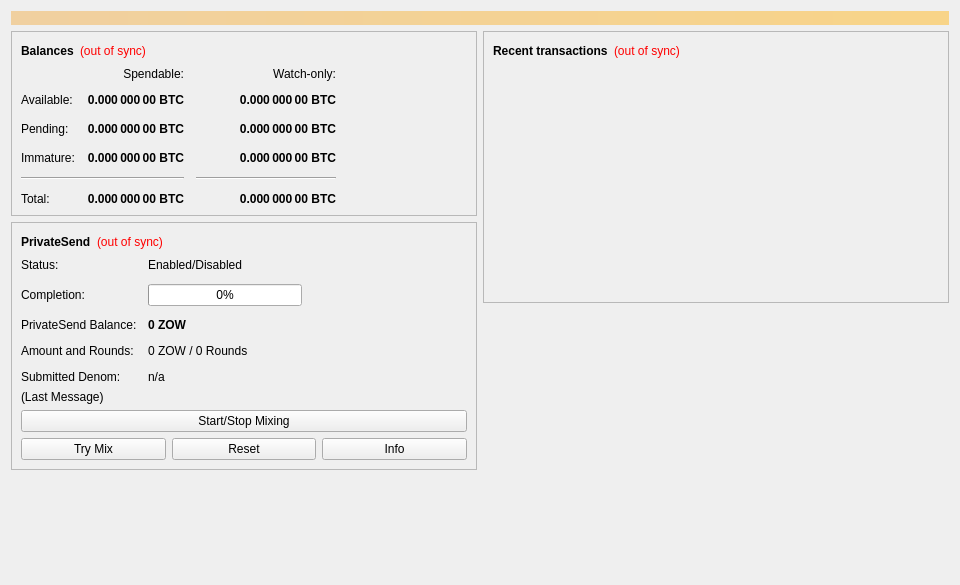
<?xml version="1.0" encoding="UTF-8"?>
<ui version="4.0">
 <class>OverviewPage</class>
 <widget class="QWidget" name="OverviewPage">
  <property name="geometry">
   <rect>
    <x>0</x>
    <y>0</y>
    <width>960</width>
    <height>585</height>
   </rect>
  </property>
  <property name="minimumSize">
   <size>
    <width>960</width>
    <height>0</height>
   </size>
  </property>
  <property name="windowTitle">
   <string>Form</string>
  </property>
  <layout class="QVBoxLayout" name="topLayout">
   <item>
    <widget class="QLabel" name="labelAlerts">
     <property name="visible">
      <bool>false</bool>
     </property>
     <property name="styleSheet">
      <string notr="true">QLabel { background-color: qlineargradient(x1: 0, y1: 0, x2: 1, y2: 0, stop:0 #F0D0A0, stop:1 #F8D488); color:#000000; }</string>
     </property>
     <property name="wordWrap">
      <bool>true</bool>
     </property>
     <property name="margin">
      <number>3</number>
     </property>
     <property name="textInteractionFlags">
      <set>Qt::TextSelectableByMouse</set>
     </property>
    </widget>
   </item>
   <item>
    <layout class="QHBoxLayout" name="horizontalLayout" stretch="1,1">
     <item>
      <layout class="QVBoxLayout" name="verticalLayout_2">
       <item>
        <widget class="QFrame" name="frame">
         <property name="frameShape">
          <enum>QFrame::StyledPanel</enum>
         </property>
         <property name="frameShadow">
          <enum>QFrame::Raised</enum>
         </property>
         <layout class="QVBoxLayout" name="verticalLayout_4">
          <item>
           <layout class="QHBoxLayout" name="horizontalLayout_4">
            <item>
             <widget class="QLabel" name="label_5">
              <property name="font">
               <font>
                <weight>75</weight>
                <bold>true</bold>
               </font>
              </property>
              <property name="text">
               <string>Balances</string>
              </property>
             </widget>
            </item>
            <item>
             <widget class="QLabel" name="labelWalletStatus">
              <property name="toolTip">
               <string>The displayed information may be out of date. Your wallet automatically synchronizes with the ZOOW network after a connection is established, but this process has not completed yet.</string>
              </property>
              <property name="styleSheet">
               <string notr="true">QLabel { color: red; }</string>
              </property>
              <property name="text">
               <string notr="true">(out of sync)</string>
              </property>
              <property name="alignment">
               <set>Qt::AlignLeading|Qt::AlignLeft|Qt::AlignVCenter</set>
              </property>
             </widget>
            </item>
            <item>
             <spacer name="horizontalSpacer_3">
              <property name="orientation">
               <enum>Qt::Horizontal</enum>
              </property>
              <property name="sizeHint" stdset="0">
               <size>
                <width>40</width>
                <height>20</height>
               </size>
              </property>
             </spacer>
            </item>
           </layout>
          </item>
          <item>
           <layout class="QGridLayout" name="gridLayout">
            <property name="spacing">
             <number>12</number>
            </property>
            <item row="2" column="2">
             <widget class="QLabel" name="labelWatchPending">
              <property name="font">
               <font>
                <weight>75</weight>
                <bold>true</bold>
               </font>
              </property>
              <property name="cursor">
               <cursorShape>IBeamCursor</cursorShape>
              </property>
              <property name="toolTip">
               <string>Unconfirmed transactions to watch-only addresses</string>
              </property>
              <property name="text">
               <string notr="true">0.000 000 00 BTC</string>
              </property>
              <property name="alignment">
               <set>Qt::AlignRight|Qt::AlignTrailing|Qt::AlignVCenter</set>
              </property>
              <property name="textInteractionFlags">
               <set>Qt::LinksAccessibleByMouse|Qt::TextSelectableByKeyboard|Qt::TextSelectableByMouse</set>
              </property>
             </widget>
            </item>
            <item row="2" column="1">
             <widget class="QLabel" name="labelUnconfirmed">
              <property name="font">
               <font>
                <weight>75</weight>
                <bold>true</bold>
               </font>
              </property>
              <property name="cursor">
               <cursorShape>IBeamCursor</cursorShape>
              </property>
              <property name="toolTip">
               <string>Total of transactions that have yet to be confirmed, and do not yet count toward the spendable balance</string>
              </property>
              <property name="text">
               <string notr="true">0.000 000 00 BTC</string>
              </property>
              <property name="alignment">
               <set>Qt::AlignRight|Qt::AlignTrailing|Qt::AlignVCenter</set>
              </property>
              <property name="textInteractionFlags">
               <set>Qt::LinksAccessibleByMouse|Qt::TextSelectableByKeyboard|Qt::TextSelectableByMouse</set>
              </property>
             </widget>
            </item>
            <item row="3" column="2">
             <widget class="QLabel" name="labelWatchImmature">
              <property name="font">
               <font>
                <weight>75</weight>
                <bold>true</bold>
               </font>
              </property>
              <property name="cursor">
               <cursorShape>IBeamCursor</cursorShape>
              </property>
              <property name="toolTip">
               <string>Mined balance in watch-only addresses that has not yet matured</string>
              </property>
              <property name="text">
               <string notr="true">0.000 000 00 BTC</string>
              </property>
              <property name="alignment">
               <set>Qt::AlignRight|Qt::AlignTrailing|Qt::AlignVCenter</set>
              </property>
              <property name="textInteractionFlags">
               <set>Qt::LinksAccessibleByMouse|Qt::TextSelectableByKeyboard|Qt::TextSelectableByMouse</set>
              </property>
             </widget>
            </item>
            <item row="4" column="0" colspan="2">
             <widget class="Line" name="lineSpendableBalance">
              <property name="orientation">
               <enum>Qt::Horizontal</enum>
              </property>
             </widget>
            </item>
            <item row="4" column="2">
             <widget class="Line" name="lineWatchBalance">
              <property name="sizePolicy">
               <sizepolicy hsizetype="Preferred" vsizetype="Fixed">
                <horstretch>0</horstretch>
                <verstretch>0</verstretch>
               </sizepolicy>
              </property>
              <property name="minimumSize">
               <size>
                <width>140</width>
                <height>0</height>
               </size>
              </property>
              <property name="orientation">
               <enum>Qt::Horizontal</enum>
              </property>
             </widget>
            </item>
            <item row="5" column="0">
             <widget class="QLabel" name="labelTotalText">
              <property name="text">
               <string>Total:</string>
              </property>
             </widget>
            </item>
            <item row="3" column="1">
             <widget class="QLabel" name="labelImmature">
              <property name="font">
               <font>
                <weight>75</weight>
                <bold>true</bold>
               </font>
              </property>
              <property name="cursor">
               <cursorShape>IBeamCursor</cursorShape>
              </property>
              <property name="toolTip">
               <string>Mined balance that has not yet matured</string>
              </property>
              <property name="text">
               <string notr="true">0.000 000 00 BTC</string>
              </property>
              <property name="alignment">
               <set>Qt::AlignRight|Qt::AlignTrailing|Qt::AlignVCenter</set>
              </property>
              <property name="textInteractionFlags">
               <set>Qt::LinksAccessibleByMouse|Qt::TextSelectableByKeyboard|Qt::TextSelectableByMouse</set>
              </property>
             </widget>
            </item>
            <item row="2" column="3">
             <spacer name="horizontalSpacer_2">
              <property name="orientation">
               <enum>Qt::Horizontal</enum>
              </property>
              <property name="sizeHint" stdset="0">
               <size>
                <width>40</width>
                <height>20</height>
               </size>
              </property>
             </spacer>
            </item>
            <item row="3" column="0">
             <widget class="QLabel" name="labelImmatureText">
              <property name="text">
               <string>Immature:</string>
              </property>
             </widget>
            </item>
            <item row="5" column="1">
             <widget class="QLabel" name="labelTotal">
              <property name="font">
               <font>
                <weight>75</weight>
                <bold>true</bold>
               </font>
              </property>
              <property name="cursor">
               <cursorShape>IBeamCursor</cursorShape>
              </property>
              <property name="toolTip">
               <string>Your current total balance</string>
              </property>
              <property name="text">
               <string notr="true">0.000 000 00 BTC</string>
              </property>
              <property name="alignment">
               <set>Qt::AlignRight|Qt::AlignTrailing|Qt::AlignVCenter</set>
              </property>
              <property name="textInteractionFlags">
               <set>Qt::LinksAccessibleByMouse|Qt::TextSelectableByKeyboard|Qt::TextSelectableByMouse</set>
              </property>
             </widget>
            </item>
            <item row="5" column="2">
             <widget class="QLabel" name="labelWatchTotal">
              <property name="font">
               <font>
                <weight>75</weight>
                <bold>true</bold>
               </font>
              </property>
              <property name="cursor">
               <cursorShape>IBeamCursor</cursorShape>
              </property>
              <property name="toolTip">
               <string>Current total balance in watch-only addresses</string>
              </property>
              <property name="text">
               <string notr="true">0.000 000 00 BTC</string>
              </property>
              <property name="alignment">
               <set>Qt::AlignRight|Qt::AlignTrailing|Qt::AlignVCenter</set>
              </property>
              <property name="textInteractionFlags">
               <set>Qt::LinksAccessibleByMouse|Qt::TextSelectableByKeyboard|Qt::TextSelectableByMouse</set>
              </property>
             </widget>
            </item>
            <item row="0" column="2">
             <widget class="QLabel" name="labelWatchonly">
              <property name="text">
               <string>Watch-only:</string>
              </property>
              <property name="alignment">
               <set>Qt::AlignRight|Qt::AlignTrailing|Qt::AlignVCenter</set>
              </property>
             </widget>
            </item>
            <item row="1" column="0">
             <widget class="QLabel" name="labelBalanceText">
              <property name="text">
               <string>Available:</string>
              </property>
             </widget>
            </item>
            <item row="1" column="1">
             <widget class="QLabel" name="labelBalance">
              <property name="font">
               <font>
                <weight>75</weight>
                <bold>true</bold>
               </font>
              </property>
              <property name="cursor">
               <cursorShape>IBeamCursor</cursorShape>
              </property>
              <property name="toolTip">
               <string>Your current spendable balance</string>
              </property>
              <property name="text">
               <string notr="true">0.000 000 00 BTC</string>
              </property>
              <property name="alignment">
               <set>Qt::AlignRight|Qt::AlignTrailing|Qt::AlignVCenter</set>
              </property>
              <property name="textInteractionFlags">
               <set>Qt::LinksAccessibleByMouse|Qt::TextSelectableByKeyboard|Qt::TextSelectableByMouse</set>
              </property>
             </widget>
            </item>
            <item row="1" column="2">
             <widget class="QLabel" name="labelWatchAvailable">
              <property name="font">
               <font>
                <weight>75</weight>
                <bold>true</bold>
               </font>
              </property>
              <property name="cursor">
               <cursorShape>IBeamCursor</cursorShape>
              </property>
              <property name="toolTip">
               <string>Your current balance in watch-only addresses</string>
              </property>
              <property name="text">
               <string notr="true">0.000 000 00 BTC</string>
              </property>
              <property name="alignment">
               <set>Qt::AlignRight|Qt::AlignTrailing|Qt::AlignVCenter</set>
              </property>
              <property name="textInteractionFlags">
               <set>Qt::LinksAccessibleByMouse|Qt::TextSelectableByKeyboard|Qt::TextSelectableByMouse</set>
              </property>
             </widget>
            </item>
            <item row="2" column="0">
             <widget class="QLabel" name="labelPendingText">
              <property name="text">
               <string>Pending:</string>
              </property>
             </widget>
            </item>
            <item row="0" column="1">
             <widget class="QLabel" name="labelSpendable">
              <property name="text">
               <string>Spendable:</string>
              </property>
              <property name="alignment">
               <set>Qt::AlignRight|Qt::AlignTrailing|Qt::AlignVCenter</set>
              </property>
             </widget>
            </item>
           </layout>
          </item>
         </layout>
        </widget>
       </item>
       <item>
        <widget class="QFrame" name="framePrivateSend">
         <property name="layoutDirection">
          <enum>Qt::LeftToRight</enum>
         </property>
         <property name="frameShape">
          <enum>QFrame::StyledPanel</enum>
         </property>
         <property name="frameShadow">
          <enum>QFrame::Raised</enum>
         </property>
         <layout class="QVBoxLayout" name="VerticalLayout_PS1">
          <item>
           <layout class="QHBoxLayout" name="horizontalLayout_5">
            <item>
             <widget class="QLabel" name="labelPrivateSendHeader">
              <property name="font">
               <font>
                <weight>75</weight>
                <bold>true</bold>
               </font>
              </property>
              <property name="text">
               <string>PrivateSend</string>
              </property>
             </widget>
            </item>
            <item>
             <widget class="QLabel" name="labelPrivateSendSyncStatus">
              <property name="toolTip">
               <string>The displayed information may be out of date. Your wallet automatically synchronizes with the ZOOW network after a connection is established, but this process has not completed yet.</string>
              </property>
              <property name="styleSheet">
               <string notr="true">QLabel { color: red; }</string>
              </property>
              <property name="text">
               <string notr="true">(out of sync)</string>
              </property>
              <property name="alignment">
               <set>Qt::AlignLeading|Qt::AlignLeft|Qt::AlignVCenter</set>
              </property>
             </widget>
            </item>
            <item>
             <spacer name="horizontalSpacer_4">
              <property name="orientation">
               <enum>Qt::Horizontal</enum>
              </property>
              <property name="sizeHint" stdset="0">
               <size>
                <width>40</width>
                <height>20</height>
               </size>
              </property>
             </spacer>
            </item>
           </layout>
          </item>
          <item>
           <layout class="QFormLayout" name="privateSendFormLayout">
            <property name="fieldGrowthPolicy">
             <enum>QFormLayout::AllNonFixedFieldsGrow</enum>
            </property>
            <property name="horizontalSpacing">
             <number>11</number>
            </property>
            <property name="verticalSpacing">
             <number>12</number>
            </property>
            <item row="0" column="0">
             <widget class="QLabel" name="labelPrivateSendEnabledText">
              <property name="text">
               <string>Status:</string>
              </property>
             </widget>
            </item>
            <item row="0" column="1">
             <widget class="QLabel" name="labelPrivateSendEnabled">
              <property name="text">
               <string>Enabled/Disabled</string>
              </property>
             </widget>
            </item>
            <item row="1" column="0">
             <widget class="QLabel" name="labelCompletitionText">
              <property name="text">
               <string>Completion:</string>
              </property>
             </widget>
            </item>
            <item row="1" column="1">
             <widget class="QProgressBar" name="privateSendProgress">
              <property name="maximumSize">
               <size>
                <width>154</width>
                <height>16777215</height>
               </size>
              </property>
              <property name="value">
               <number>0</number>
              </property>
             </widget>
            </item>
            <item row="2" column="0">
             <widget class="QLabel" name="labelAnonymizedText">
              <property name="text">
               <string>PrivateSend Balance:</string>
              </property>
             </widget>
            </item>
            <item row="2" column="1">
             <widget class="QLabel" name="labelAnonymized">
              <property name="font">
               <font>
                <weight>75</weight>
                <bold>true</bold>
               </font>
              </property>
              <property name="text">
               <string notr="true">0 ZOW</string>
              </property>
             </widget>
            </item>
            <item row="3" column="0">
             <widget class="QLabel" name="labelAmountAndRoundsText">
              <property name="text">
               <string>Amount and Rounds:</string>
              </property>
             </widget>
            </item>
            <item row="3" column="1">
             <widget class="QLabel" name="labelAmountRounds">
              <property name="text">
               <string>0 ZOW / 0 Rounds</string>
              </property>
             </widget>
            </item>
            <item row="4" column="0">
             <widget class="QLabel" name="labelSubmittedDenomText">
              <property name="text">
               <string>Submitted Denom:</string>
              </property>
             </widget>
            </item>
            <item row="4" column="1">
             <widget class="QLabel" name="labelSubmittedDenom">
              <property name="toolTip">
               <string>The denominations you submitted to the Masternode.&lt;br&gt;To mix, other users must submit the exact same denominations.</string>
              </property>
              <property name="text">
               <string>n/a</string>
              </property>
             </widget>
            </item>
           </layout>
          </item>
          <item>
           <layout class="QVBoxLayout" name="VerticalLayout_PS">
            <item>
             <widget class="QLabel" name="labelPrivateSendLastMessage">
              <property name="text">
               <string>(Last Message)</string>
              </property>
              <property name="alignment">
               <set>Qt::AlignLeading|Qt::AlignLeft|Qt::AlignTop</set>
              </property>
              <property name="wordWrap">
               <bool>true</bool>
              </property>
             </widget>
            </item>
            <item>
             <widget class="QPushButton" name="togglePrivateSend">
              <property name="sizePolicy">
               <sizepolicy hsizetype="MinimumExpanding" vsizetype="Fixed">
                <horstretch>0</horstretch>
                <verstretch>0</verstretch>
               </sizepolicy>
              </property>
              <property name="text">
               <string>Start/Stop Mixing</string>
              </property>
             </widget>
            </item>
            <item>
             <layout class="QHBoxLayout" name="horizontalLayout_debugbuttons">
              <item>
               <widget class="QPushButton" name="privateSendAuto">
                <property name="sizePolicy">
                 <sizepolicy hsizetype="MinimumExpanding" vsizetype="Fixed">
                  <horstretch>0</horstretch>
                  <verstretch>0</verstretch>
                 </sizepolicy>
                </property>
                <property name="toolTip">
                 <string>Try to manually submit a PrivateSend request.</string>
                </property>
                <property name="text">
                 <string>Try Mix</string>
                </property>
               </widget>
              </item>
              <item>
               <widget class="QPushButton" name="privateSendReset">
                <property name="sizePolicy">
                 <sizepolicy hsizetype="MinimumExpanding" vsizetype="Fixed">
                  <horstretch>0</horstretch>
                  <verstretch>0</verstretch>
                 </sizepolicy>
                </property>
                <property name="toolTip">
                 <string>Reset the current status of PrivateSend (can interrupt PrivateSend if it's in the process of Mixing, which can cost you money!)</string>
                </property>
                <property name="autoFillBackground">
                 <bool>false</bool>
                </property>
                <property name="text">
                 <string>Reset</string>
                </property>
               </widget>
              </item>
              <item>
               <widget class="QPushButton" name="privateSendInfo">
                <property name="sizePolicy">
                 <sizepolicy hsizetype="MinimumExpanding" vsizetype="Fixed">
                  <horstretch>0</horstretch>
                  <verstretch>0</verstretch>
                 </sizepolicy>
                </property>
                <property name="toolTip">
                 <string>Information about PrivateSend and Mixing</string>
                </property>
                <property name="text">
                 <string>Info</string>
                </property>
               </widget>
              </item>
             </layout>
            </item>
           </layout>
          </item>
         </layout>
        </widget>
       </item>
       <item>
        <spacer name="verticalSpacer">
         <property name="orientation">
          <enum>Qt::Vertical</enum>
         </property>
         <property name="sizeHint" stdset="0">
          <size>
           <width>20</width>
           <height>40</height>
          </size>
         </property>
        </spacer>
       </item>
      </layout>
     </item>
     <item>
      <layout class="QVBoxLayout" name="verticalLayout_3">
       <item>
        <widget class="QFrame" name="frame_2">
         <property name="frameShape">
          <enum>QFrame::StyledPanel</enum>
         </property>
         <property name="frameShadow">
          <enum>QFrame::Raised</enum>
         </property>
         <layout class="QVBoxLayout" name="verticalLayout">
          <item>
           <layout class="QHBoxLayout" name="horizontalLayout_2">
            <item>
             <widget class="QLabel" name="label_4">
              <property name="font">
               <font>
                <weight>75</weight>
                <bold>true</bold>
               </font>
              </property>
              <property name="text">
               <string>Recent transactions</string>
              </property>
             </widget>
            </item>
            <item>
             <widget class="QLabel" name="labelTransactionsStatus">
              <property name="toolTip">
               <string>The displayed information may be out of date. Your wallet automatically synchronizes with the ZOOW network after a connection is established, but this process has not completed yet.</string>
              </property>
              <property name="styleSheet">
               <string notr="true">QLabel { color: red; }</string>
              </property>
              <property name="text">
               <string notr="true">(out of sync)</string>
              </property>
              <property name="alignment">
               <set>Qt::AlignLeading|Qt::AlignLeft|Qt::AlignVCenter</set>
              </property>
             </widget>
            </item>
            <item>
             <spacer name="horizontalSpacer">
              <property name="orientation">
               <enum>Qt::Horizontal</enum>
              </property>
              <property name="sizeHint" stdset="0">
               <size>
                <width>40</width>
                <height>20</height>
               </size>
              </property>
             </spacer>
            </item>
           </layout>
          </item>
          <item>
           <widget class="QListView" name="listTransactions">
            <property name="styleSheet">
             <string notr="true">QListView { background: transparent; }</string>
            </property>
            <property name="frameShape">
             <enum>QFrame::NoFrame</enum>
            </property>
            <property name="verticalScrollBarPolicy">
             <enum>Qt::ScrollBarAlwaysOff</enum>
            </property>
            <property name="horizontalScrollBarPolicy">
             <enum>Qt::ScrollBarAlwaysOff</enum>
            </property>
            <property name="selectionMode">
             <enum>QAbstractItemView::NoSelection</enum>
            </property>
           </widget>
          </item>
         </layout>
        </widget>
       </item>
       <item>
        <spacer name="verticalSpacer_2">
         <property name="orientation">
          <enum>Qt::Vertical</enum>
         </property>
         <property name="sizeHint" stdset="0">
          <size>
           <width>20</width>
           <height>40</height>
          </size>
         </property>
        </spacer>
       </item>
      </layout>
     </item>
    </layout>
   </item>
  </layout>
 </widget>
 <resources/>
 <connections/>
</ui>
